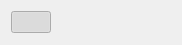
<?xml version="1.0" encoding="UTF-8"?>
<ui version="4.0">
 <class>ModeSelector</class>
 <widget class="QFrame" name="ModeSelector">
  <property name="geometry">
   <rect>
    <x>0</x>
    <y>0</y>
    <width>182</width>
    <height>45</height>
   </rect>
  </property>
  <property name="windowTitle">
   <string>Form</string>
  </property>
  <layout class="QHBoxLayout" name="mainLayout">
   <property name="topMargin">
    <number>0</number>
   </property>
   <property name="bottomMargin">
    <number>0</number>
   </property>
   <item>
    <layout class="QHBoxLayout" name="viewLayout">
     <property name="spacing">
      <number>0</number>
     </property>
     <item>
      <widget class="QPushButton" name="treeView">
       <property name="sizePolicy">
        <sizepolicy hsizetype="Fixed" vsizetype="Fixed">
         <horstretch>0</horstretch>
         <verstretch>0</verstretch>
        </sizepolicy>
       </property>
       <property name="toolTip">
        <string>Switch Tree View</string>
       </property>
       <property name="text">
        <string/>
       </property>
       <property name="icon">
        <iconset resource="../wposgui.qrc">
         <normaloff>:/icons/icons/list.svg</normaloff>:/icons/icons/list.svg</iconset>
       </property>
       <property name="checkable">
        <bool>true</bool>
       </property>
       <property name="checked">
        <bool>true</bool>
       </property>
       <property name="flat">
        <bool>true</bool>
       </property>
      </widget>
     </item>
     <item>
      <widget class="QPushButton" name="formView">
       <property name="toolTip">
        <string>Switch Form View</string>
       </property>
       <property name="text">
        <string/>
       </property>
       <property name="icon">
        <iconset resource="../wposgui.qrc">
         <normaloff>:/icons/icons/form.png</normaloff>:/icons/icons/form.png</iconset>
       </property>
       <property name="checkable">
        <bool>true</bool>
       </property>
       <property name="flat">
        <bool>true</bool>
       </property>
      </widget>
     </item>
     <item>
      <widget class="QPushButton" name="kanbanView">
       <property name="toolTip">
        <string>Switch Kanban View</string>
       </property>
       <property name="text">
        <string/>
       </property>
       <property name="icon">
        <iconset resource="../wposgui.qrc">
         <normaloff>:/icons/icons/calendar-view.png</normaloff>:/icons/icons/calendar-view.png</iconset>
       </property>
       <property name="checkable">
        <bool>true</bool>
       </property>
       <property name="flat">
        <bool>true</bool>
       </property>
      </widget>
     </item>
     <item>
      <widget class="QPushButton" name="graphView">
       <property name="toolTip">
        <string>Switch Graph View</string>
       </property>
       <property name="text">
        <string/>
       </property>
       <property name="icon">
        <iconset resource="../wposgui.qrc">
         <normaloff>:/icons/icons/graph-view.png</normaloff>:/icons/icons/graph-view.png</iconset>
       </property>
       <property name="checkable">
        <bool>true</bool>
       </property>
       <property name="flat">
        <bool>true</bool>
       </property>
      </widget>
     </item>
    </layout>
   </item>
  </layout>
 </widget>
 <resources>
  <include location="../wposgui.qrc"/>
 </resources>
 <connections/>
</ui>
